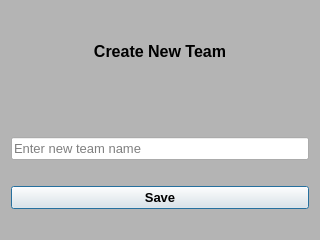
<?xml version="1.0" encoding="UTF-8"?>
<ui version="4.0">
 <class>Dialog</class>
 <widget class="QDialog" name="Dialog">
  <property name="geometry">
   <rect>
    <x>0</x>
    <y>0</y>
    <width>320</width>
    <height>240</height>
   </rect>
  </property>
  <property name="windowTitle">
   <string>Dialog</string>
  </property>
  <property name="styleSheet">
   <string notr="true">QDialog{
background-color:rgb(180, 180, 180)
}</string>
  </property>
  <layout class="QVBoxLayout" name="verticalLayout">
   <item>
    <widget class="QLabel" name="label">
     <property name="font">
      <font>
       <family>Arial</family>
       <pointsize>12</pointsize>
       <weight>75</weight>
       <bold>true</bold>
      </font>
     </property>
     <property name="text">
      <string>Create New Team</string>
     </property>
     <property name="alignment">
      <set>Qt::AlignCenter</set>
     </property>
    </widget>
   </item>
   <item>
    <spacer name="verticalSpacer_3">
     <property name="orientation">
      <enum>Qt::Vertical</enum>
     </property>
     <property name="sizeType">
      <enum>QSizePolicy::Fixed</enum>
     </property>
     <property name="sizeHint" stdset="0">
      <size>
       <width>20</width>
       <height>40</height>
      </size>
     </property>
    </spacer>
   </item>
   <item>
    <widget class="QLineEdit" name="editNewTeam">
     <property name="font">
      <font>
       <family>Arial</family>
       <pointsize>10</pointsize>
      </font>
     </property>
     <property name="text">
      <string/>
     </property>
     <property name="placeholderText">
      <string>Enter new team name</string>
     </property>
    </widget>
   </item>
   <item>
    <spacer name="verticalSpacer_2">
     <property name="orientation">
      <enum>Qt::Vertical</enum>
     </property>
     <property name="sizeType">
      <enum>QSizePolicy::Fixed</enum>
     </property>
     <property name="sizeHint" stdset="0">
      <size>
       <width>20</width>
       <height>20</height>
      </size>
     </property>
    </spacer>
   </item>
   <item>
    <widget class="QPushButton" name="btnNewTeam">
     <property name="font">
      <font>
       <family>Arial</family>
       <pointsize>10</pointsize>
       <weight>75</weight>
       <bold>true</bold>
      </font>
     </property>
     <property name="text">
      <string>Save</string>
     </property>
    </widget>
   </item>
   <item>
    <spacer name="verticalSpacer">
     <property name="orientation">
      <enum>Qt::Vertical</enum>
     </property>
     <property name="sizeType">
      <enum>QSizePolicy::Fixed</enum>
     </property>
     <property name="sizeHint" stdset="0">
      <size>
       <width>20</width>
       <height>20</height>
      </size>
     </property>
    </spacer>
   </item>
  </layout>
 </widget>
 <resources/>
 <connections/>
</ui>
